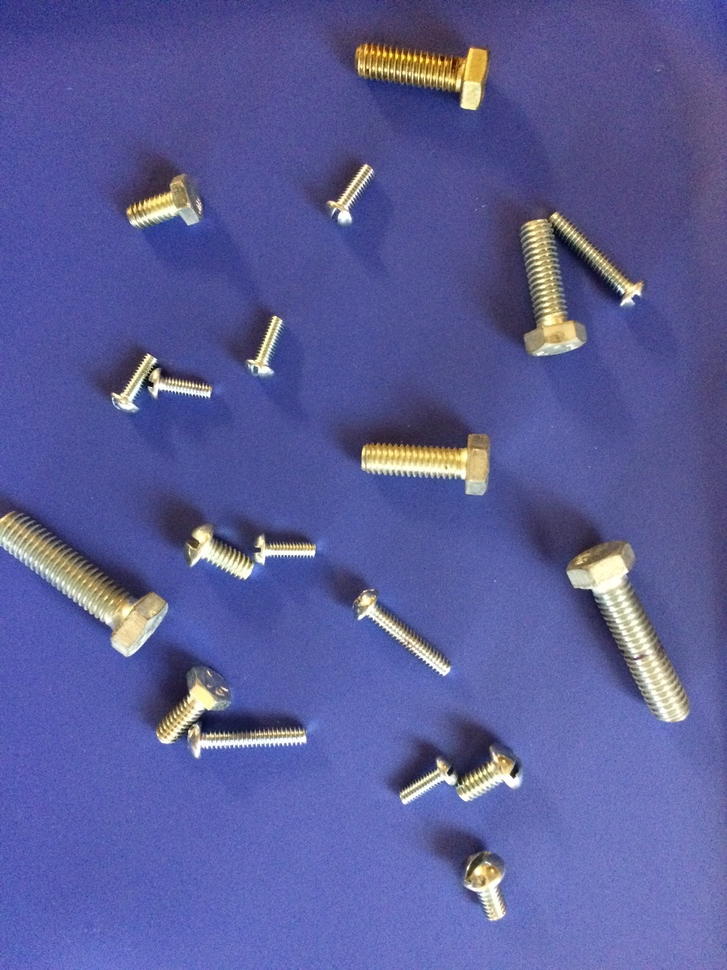
#> input picture img/All_Bolts.JPG, 727 x 970 px, shrunk from 2448 x 3264 before the run
$ python -i feature_extractor.py   (imports and definitions only)   (older library calls are emulated)
#> lines starting #> are read from the running program, lines starting #| are printed output that depends on the picture; after the words box and inside, x2 and y2 are one past the last pixel; in counts of white or black regions, pixels touching at a corner belong together
#> further down, picture is the input picture: shape (970, 727, 3); mean B, G, R 153.8, 92.9, 90.5
import cv2
import numpy as np

KERNEL_5x5 = np.ones((5,5),np.uint8)
KERNEL_9x9 = np.ones((9,9),np.uint8)

MIN_AREA = 0.001
MAX_AREA = 0.9

class FeatureExtractor:
    def __init__(self):
        self._current_id = 0
        self.rows = []
    # [50 lines left out: functions extract_features, collect_feature_data, extract_features, not called in this run]

def calculate_bounding_boxes(img):
    gray_image = cv2.cvtColor(img, cv2.COLOR_BGR2GRAY)
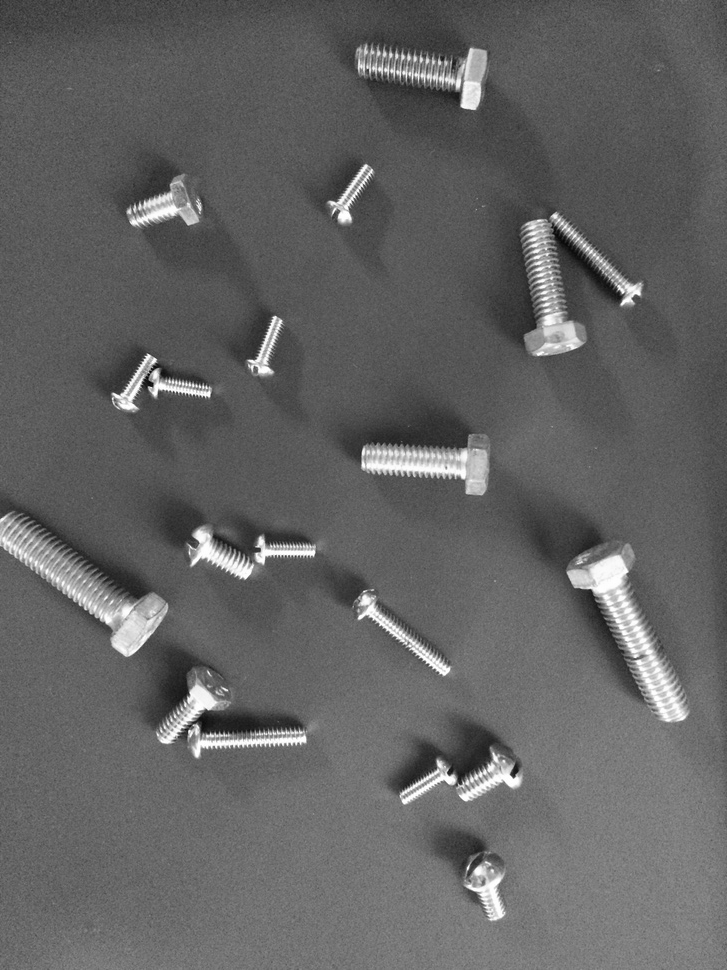
#> gray_image: shape (970, 727); min 7, max 255, mean 99.1

    small_kernel = cv2.getStructuringElement(cv2.MORPH_ELLIPSE,(15,15))
    med_kernel = cv2.getStructuringElement(cv2.MORPH_ELLIPSE,(3,3))

    gradient = cv2.morphologyEx(gray_image, cv2.MORPH_GRADIENT, small_kernel)
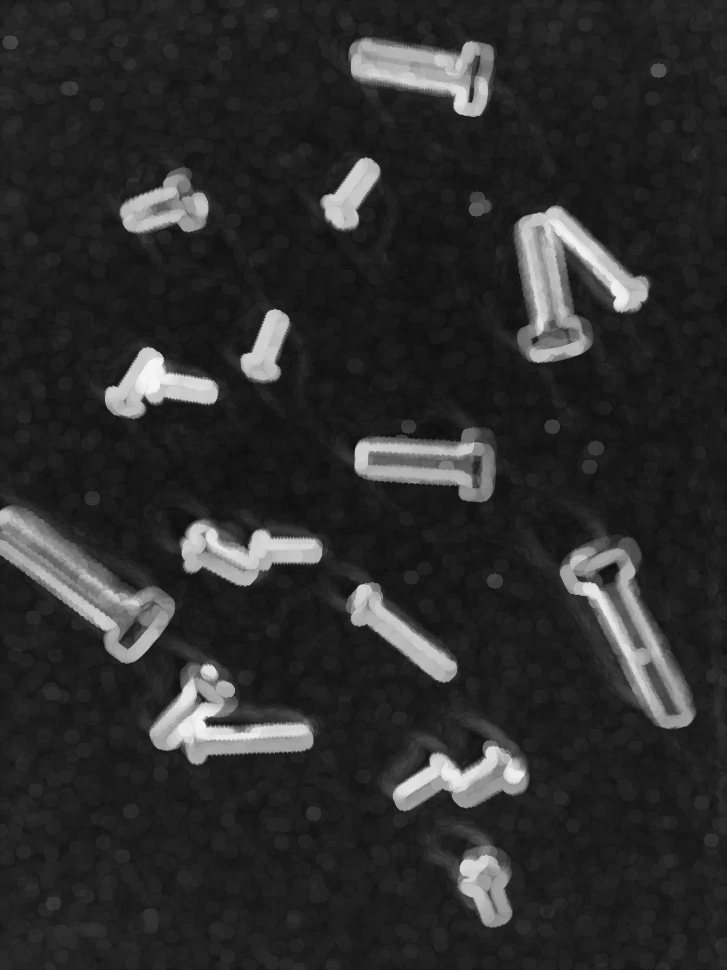
#> gradient: shape (970, 727); min 13, max 247, mean 45.2

    ret2,out = cv2.threshold(gradient,50,255,cv2.THRESH_BINARY)
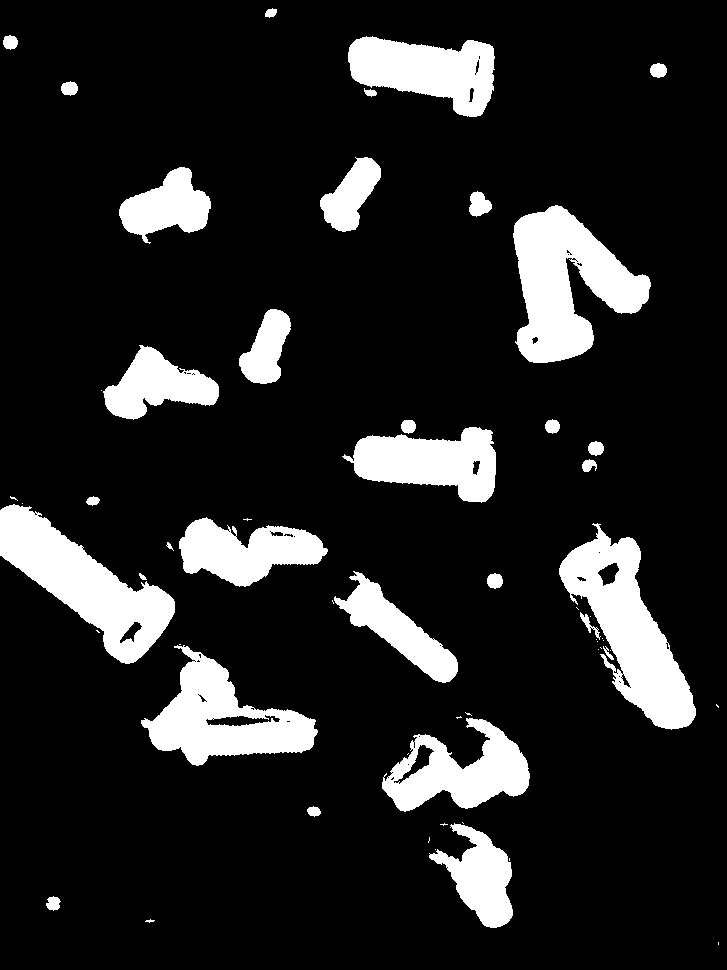
#> out: shape (970, 727); 13.8% white; 59 white regions (26 under 20 px), largest, box (x1, y1, x2, y2) and area: (513, 205, 651, 363) 12128, (559, 523, 696, 730) 11616, (0, 504, 175, 664) 11211

    out = cv2.dilate(out,med_kernel,iterations=1)
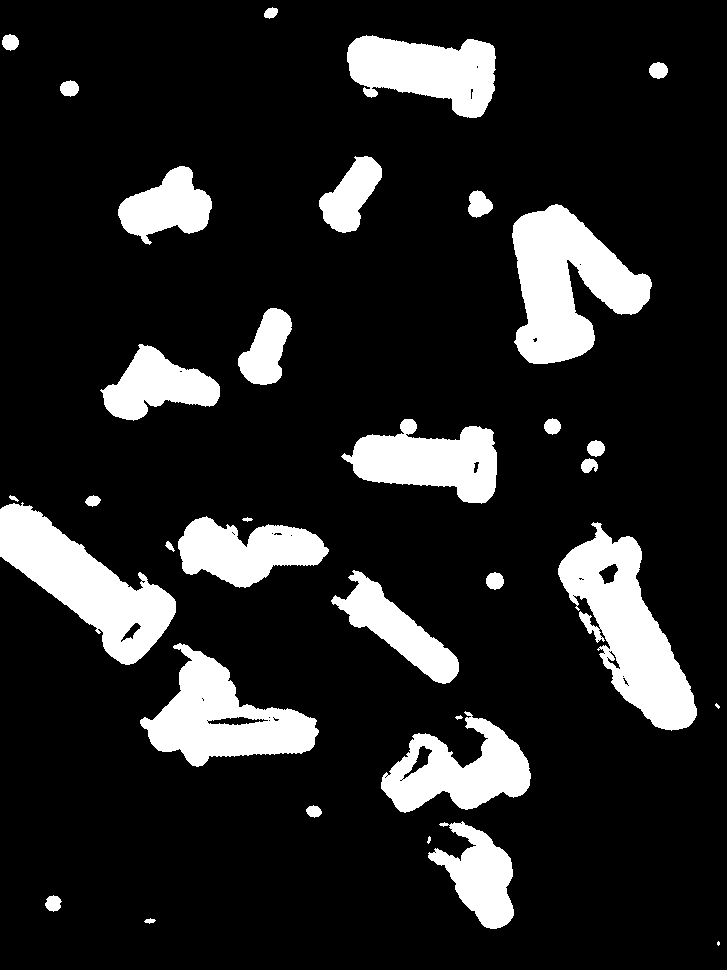
#> out: shape (970, 727); 14.9% white; 34 white regions (2 under 20 px)

    rects, contours, h = cv2.findContours(out, cv2.RETR_EXTERNAL, cv2.CHAIN_APPROX_SIMPLE)
#> contours = 34 contours, 4 with area under 20; largest, box (x1, y1, x2, y2) and area: (558, 522, 697, 731) 12712, (512, 204, 652, 364) 12476, (0, 502, 176, 665) 11676, (140, 643, 319, 767) 10280, (347, 35, 496, 118) 7948; h = 34 rows, first 6: [1, -1, -1, -1], [2, 0, -1, -1], [3, 1, -1, -1], [4, 2, -1, -1], [5, 3, -1, -1], [6, 4, -1, -1]

    MIN_AREA = 0.001
    MAX_AREA = 0.9

    parts = []
    found_parts_img = img.copy()

    num_of_objects = 0
    for i in range(len(contours)):
        cnt = contours[i]
        x,y,w,h = cv2.boundingRect(cnt)
        area_ratio = (w*h) / (img.shape[0] * img.shape[1])
        if (area_ratio >= MIN_AREA and area_ratio <= MAX_AREA):
            num_of_objects += 1
            parts.append(tuple([x,y,w,h]))
            found_parts_img = cv2.rectangle(found_parts_img,(x,y),(x+w,y+h),(0,255,0),10)
#> this loop made 34 passes
#> (x, y, w, h, area_ratio) on passes 1, 4, 7, 9, 15, 19: (717, 941, 3, 5, 2.13e-05), (427, 836, 4, 8, 4.54e-05), (455, 715, 8, 5, 5.67e-05), (715, 703, 5, 6, 4.25e-05), (242, 517, 11, 5, 7.8e-05), (9, 495, 10, 7, 9.93e-05)
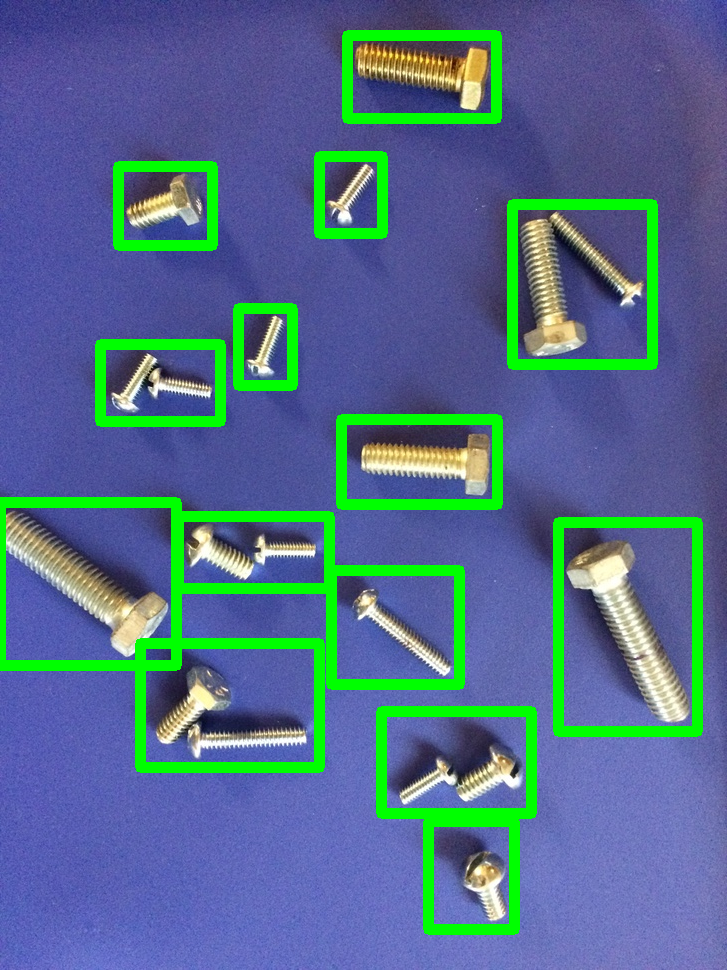
#> found_parts_img: shape (970, 727, 3); 9.93% of pixels changed, all inside (x1, y1, x2, y2) = (0, 30, 703, 935)
#> after the loop, num_of_objects = 14; parts = 14 items, first 6: (428, 821, 86, 108), (381, 711, 150, 102), (140, 643, 179, 124), (331, 570, 128, 114), (558, 522, 139, 209), (178, 516, 151, 72)

    return parts, out, found_parts_img

def get_subimage(img, bounding_box):
    x,y,w,h = bounding_box
    return img[y:y+h, x:x+w]

# [40 lines left out: functions extract_area_ratio, extract_box_scale, extract_total_corners, extract_circularity_error, extract_perimeter_norm, not called in this run]

>>> import cv2
>>> picture = cv2.imread('../img/All_Bolts.JPG')
>>> result = calculate_bounding_boxes(picture)

$ run again, on img/Great_Example.JPG
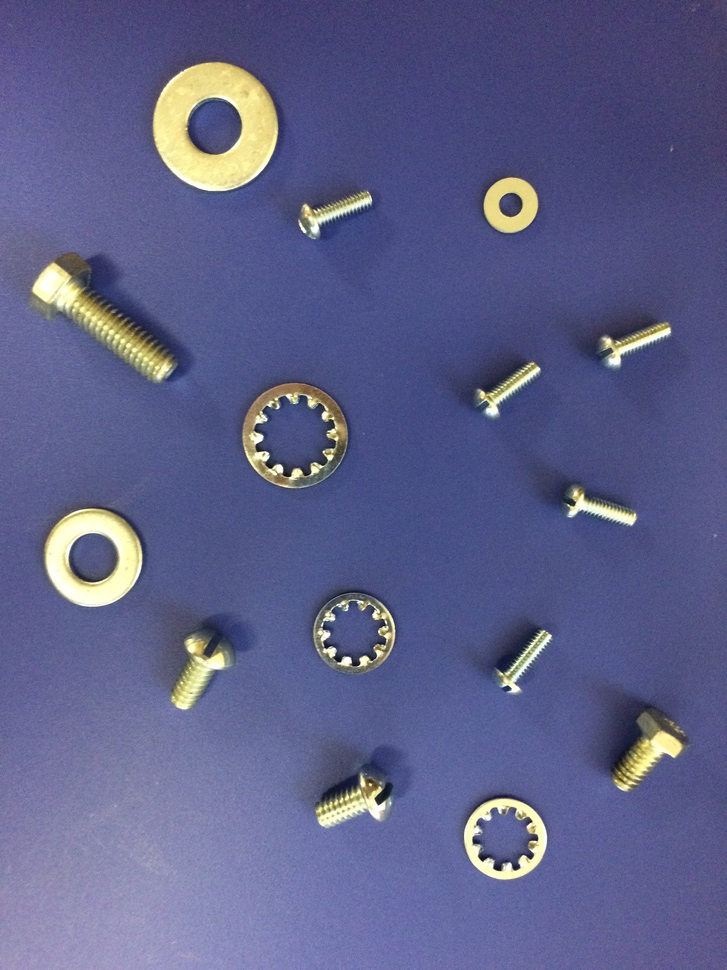
#> input picture img/Great_Example.JPG, 727 x 970 px, shrunk from 2448 x 3264 before the run
#> picture is the input picture: shape (970, 727, 3); mean B, G, R 138, 96.3, 93.8
#> in calculate_bounding_boxes, `out = cv2.dilate(out,med_kernel,iterations=1)`:
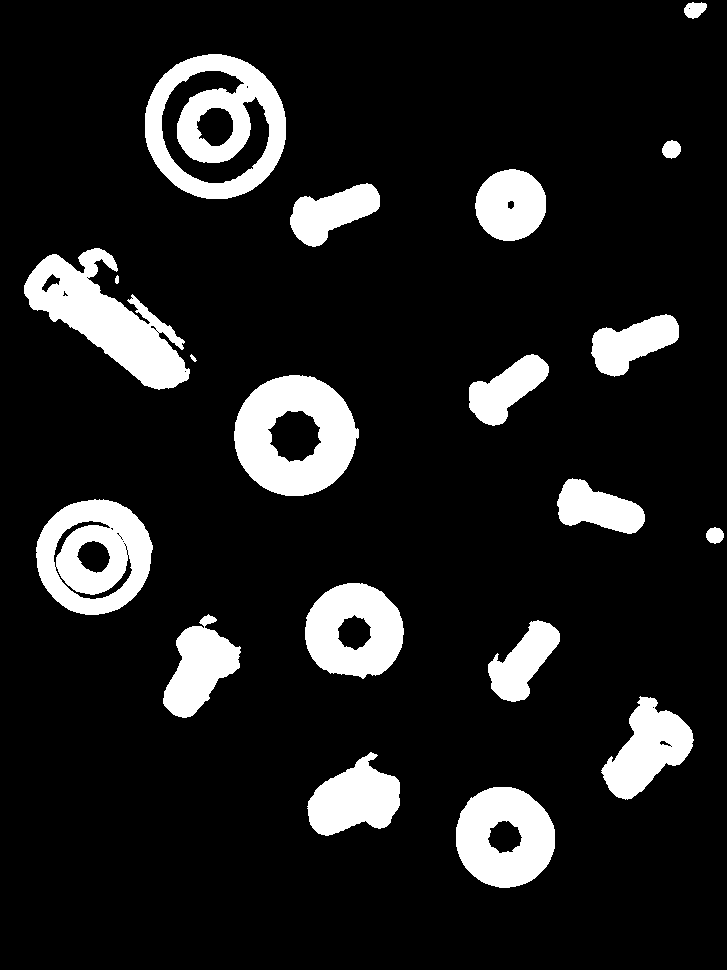
#> out: shape (970, 727); 12.4% white; 20 white regions
#> in calculate_bounding_boxes, `rects, contours, h = cv2.findContours(out, cv2.RETR_EXTERNAL, cv2.CHAI..`: contours = 20 contours, 2 with area under 20; largest, box (x1, y1, x2, y2) and area: (145, 54, 286, 199) 15952, (234, 375, 359, 496) 11448, (36, 499, 153, 615) 10362, (24, 248, 190, 390) 9781, (456, 787, 555, 888) 7732; h = 20 rows, first 6: [1, -1, -1, -1], [2, 0, -1, -1], [3, 1, -1, -1], [4, 2, -1, -1], [5, 3, -1, -1], [6, 4, -1, -1]
#> the loop in calculate_bounding_boxes, `for i in range(len(contours)):` made 20 passes
#> (x, y, w, h, area_ratio) on passes 12, 14: (190, 354, 7, 8, 7.94e-05), (115, 275, 4, 9, 5.11e-05)
#> after the loop in calculate_bounding_boxes, `for i in range(len(contours)):`:
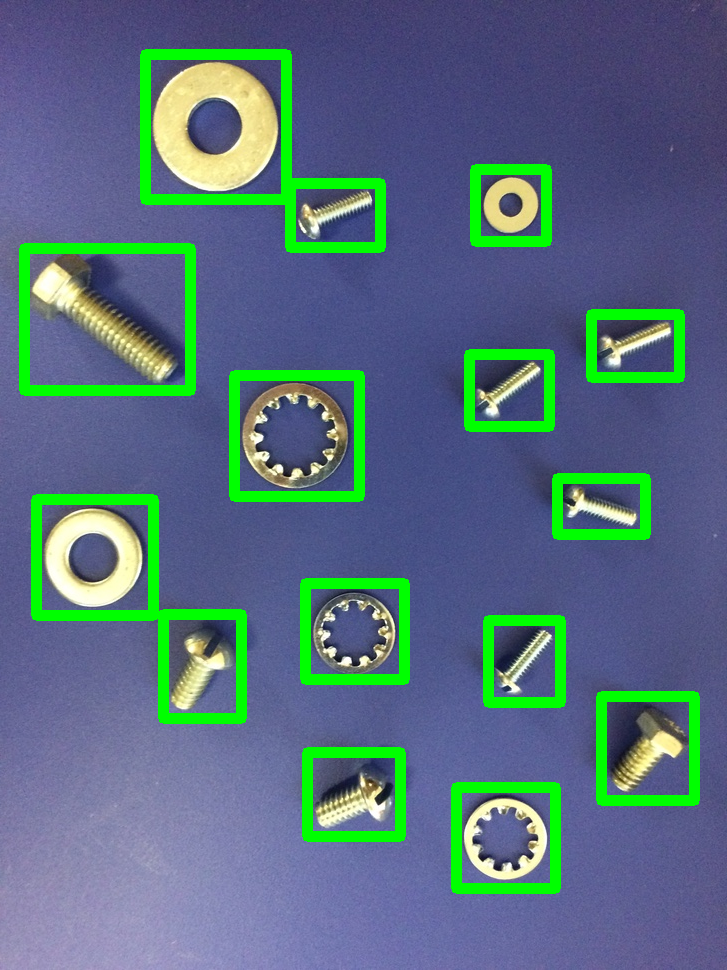
#> found_parts_img: shape (970, 727, 3); mean B, G, R 126.1, 111.6, 86.6
#> after the loop in calculate_bounding_boxes, `for i in range(len(contours)):`: num_of_objects = 15; parts = 15 items, first 6: (456, 787, 99, 101), (307, 752, 93, 84), (601, 696, 93, 104), (488, 620, 72, 82), (163, 614, 78, 104), (305, 583, 99, 96)

$ run again, on img/IMG_0973.JPG
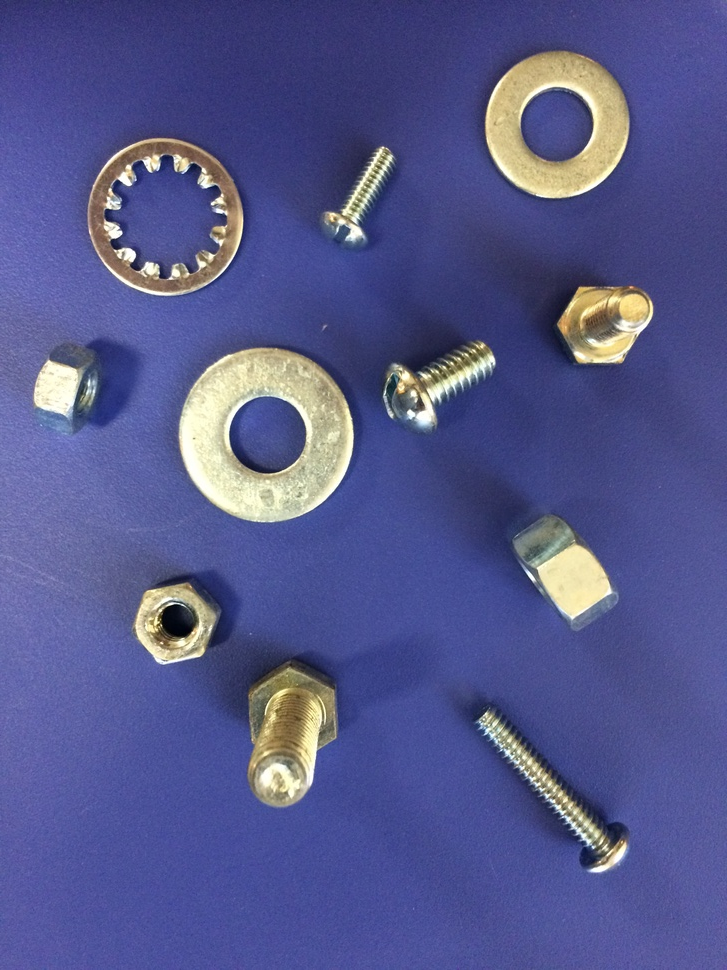
#> input picture img/IMG_0973.JPG, 727 x 970 px, shrunk from 2448 x 3264 before the run
#> picture is the input picture: shape (970, 727, 3); mean B, G, R 140.5, 88.5, 85.2
#> in calculate_bounding_boxes, `out = cv2.dilate(out,med_kernel,iterations=1)`:
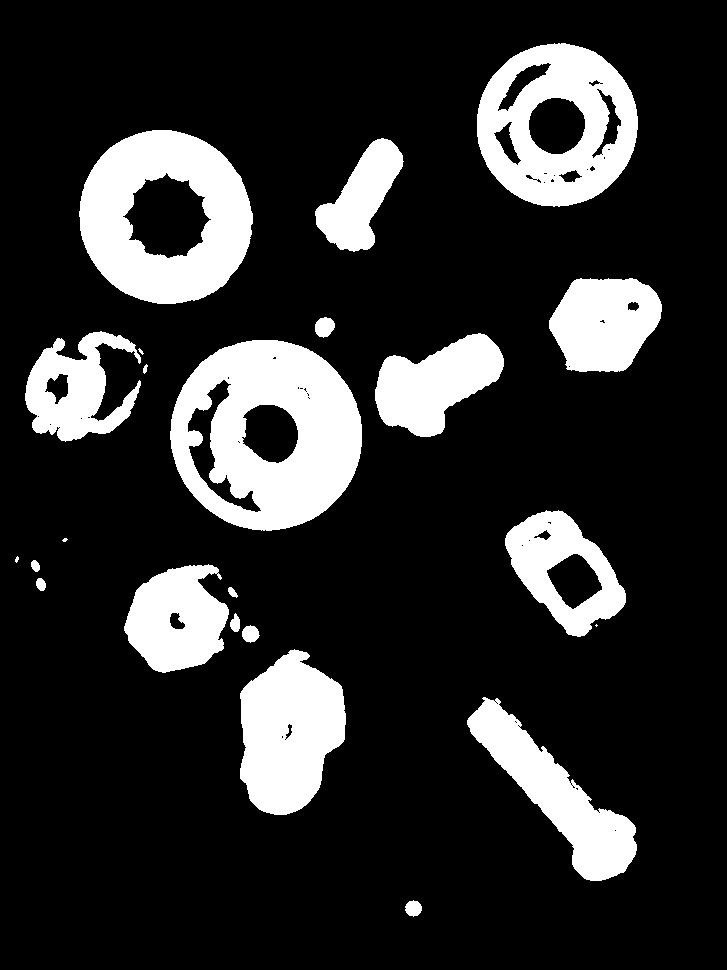
#> out: shape (970, 727); 18% white; 23 white regions (4 under 20 px)
#> in calculate_bounding_boxes, `rects, contours, h = cv2.findContours(out, cv2.RETR_EXTERNAL, cv2.CHAI..`: contours = 23 contours, 4 with area under 20; largest, box (x1, y1, x2, y2) and area: (170, 340, 362, 531) 28490, (79, 130, 253, 304) 23412, (477, 43, 638, 207) 20391, (240, 649, 346, 815) 12604, (467, 697, 637, 881) 9993; h = 23 rows, first 6: [1, -1, -1, -1], [2, 0, -1, -1], [3, 1, -1, -1], [4, 2, -1, -1], [5, 3, -1, -1], [6, 4, -1, -1]
#> the loop in calculate_bounding_boxes, `for i in range(len(contours)):` made 23 passes
#> (x, y, w, h, area_ratio) on passes 11, 12, 14, 15: (15, 556, 4, 7, 3.97e-05), (62, 538, 6, 4, 3.4e-05), (143, 364, 5, 10, 7.09e-05), (138, 348, 6, 7, 5.96e-05)
#> after the loop in calculate_bounding_boxes, `for i in range(len(contours)):`:
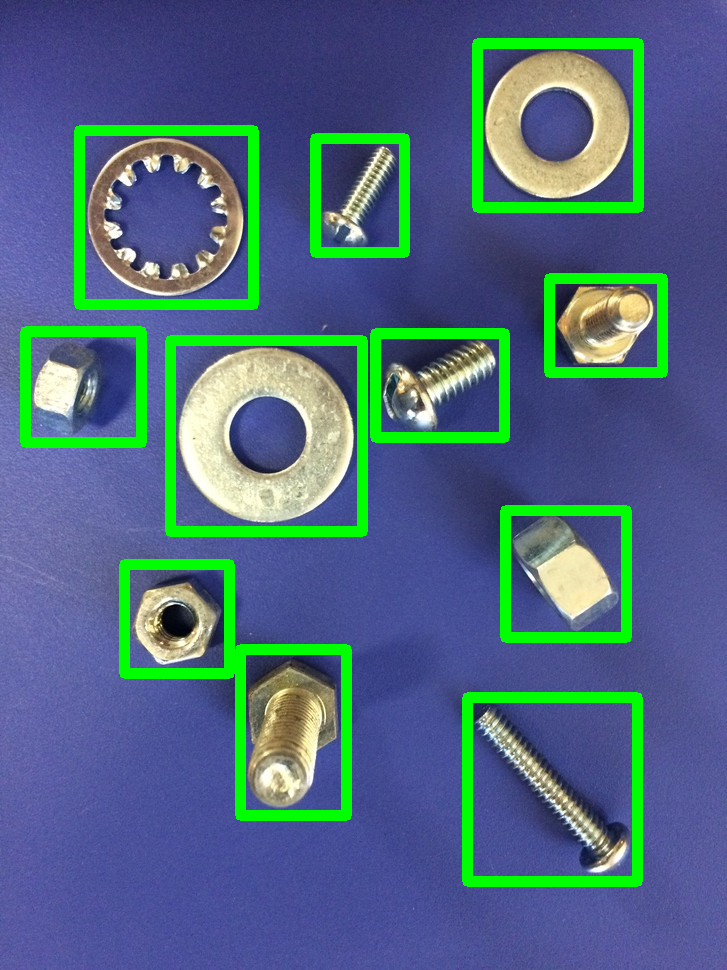
#> found_parts_img: shape (970, 727, 3); mean B, G, R 127.9, 105.4, 78.8
#> after the loop in calculate_bounding_boxes, `for i in range(len(contours)):`: num_of_objects = 11; parts = [(467, 697, 170, 184), (240, 649, 106, 166), (124, 564, 105, 109), (505, 510, 121, 127), (170, 340, 192, 191), (375, 333, 129, 104), (25, 331, 116, 111), (549, 278, 113, 94), (315, 138, 89, 114), (79, 130, 174, 174), (477, 43, 161, 164)]
